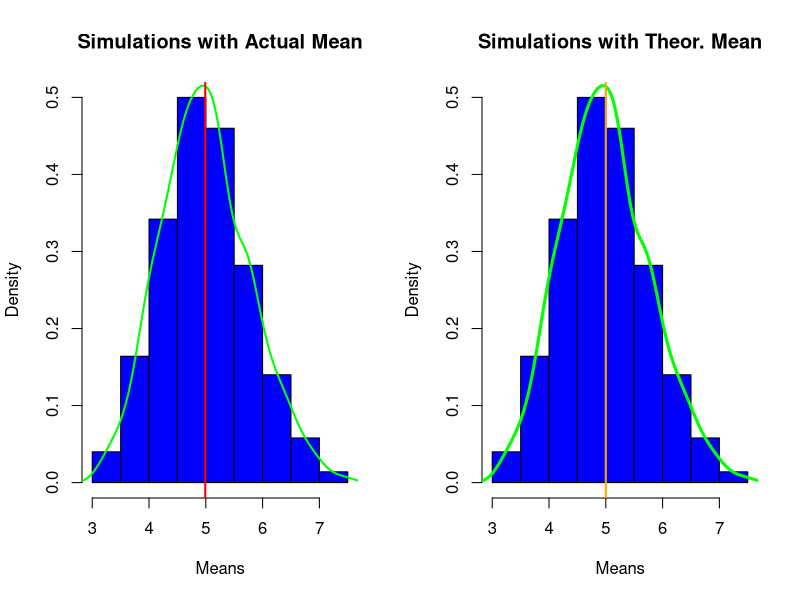

Source code (R):
## ---- chunk 1
library(knitr)
library(ggplot2)
## ---- chunk 2
## Set the seed
set.seed(1)

## Initialize some parameters
lambda <- 0.2
rv <- 40
samples <- 1000

## Simulate 1000 samples
mns <- NULL
for (i in 1:samples) {
  mns <- c(mns, mean(rexp(rv, rate = lambda)))
}

## Calculate the actual vs theoretical means and variances
aMean <- mean(mns)
aVar <- var(mns)
tMean <- 1/lambda
tVar <- (1/lambda)^2/rv
aMean # actual mean
aVar # actual variance
tMean # theoretical mean
tVar # actual variance

## Calculate the actual vs theoretical variances
aVar <- var(mns) # actual
tVar <- (1/lambda^2)/rv # theoretical
aVar
tVar

## Plot the histogram marking the actual mean
par(mfrow = c(1, 2))
hist(mns, probability = TRUE, col = "blue", main = "Simulations with Actual Mean", xlab = "Means")
lines(density(mns), col = "green", lwd = 2)
abline(v = aMean, col = "red", lwd = 2)

## Plot the histogram marking the theoretical mean
hist(mns, probability = TRUE, col = "blue", main = "Simulations with Theor. Mean", xlab = "Means")
lines(density(mns), col = "green", lwd = 3)
abline(v = tMean, col = "orange", lwd = 2) # theoretical
